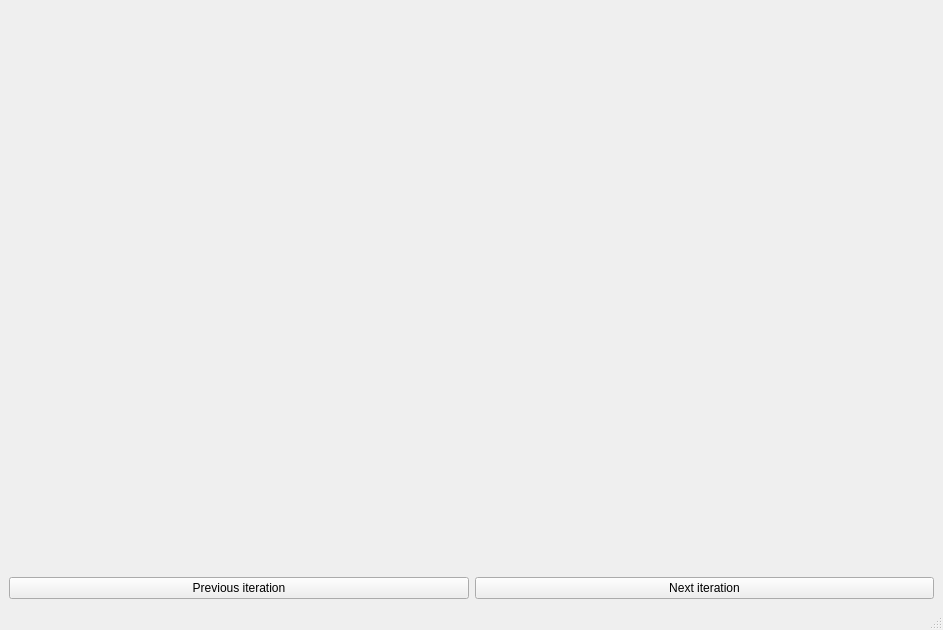
<?xml version="1.0" encoding="UTF-8"?>
<ui version="4.0">
 <class>MainWindow</class>
 <widget class="QMainWindow" name="MainWindow">
  <property name="geometry">
   <rect>
    <x>0</x>
    <y>0</y>
    <width>943</width>
    <height>630</height>
   </rect>
  </property>
  <property name="windowTitle">
   <string>Limited memory MCTS visualiser</string>
  </property>
  <widget class="QWidget" name="centralwidget">
   <layout class="QVBoxLayout" name="verticalLayout">
    <item>
     <widget class="QLabel" name="imageLabel">
      <property name="text">
       <string/>
      </property>
      <property name="scaledContents">
       <bool>false</bool>
      </property>
     </widget>
    </item>
    <item>
     <layout class="QHBoxLayout" name="horizontalLayout">
      <item>
       <widget class="QPushButton" name="previousButton">
        <property name="text">
         <string>Previous iteration</string>
        </property>
       </widget>
      </item>
      <item>
       <widget class="QPushButton" name="nextButton">
        <property name="text">
         <string>Next iteration</string>
        </property>
       </widget>
      </item>
     </layout>
    </item>
   </layout>
  </widget>
  <widget class="QStatusBar" name="statusbar"/>
 </widget>
 <resources/>
 <connections/>
</ui>
